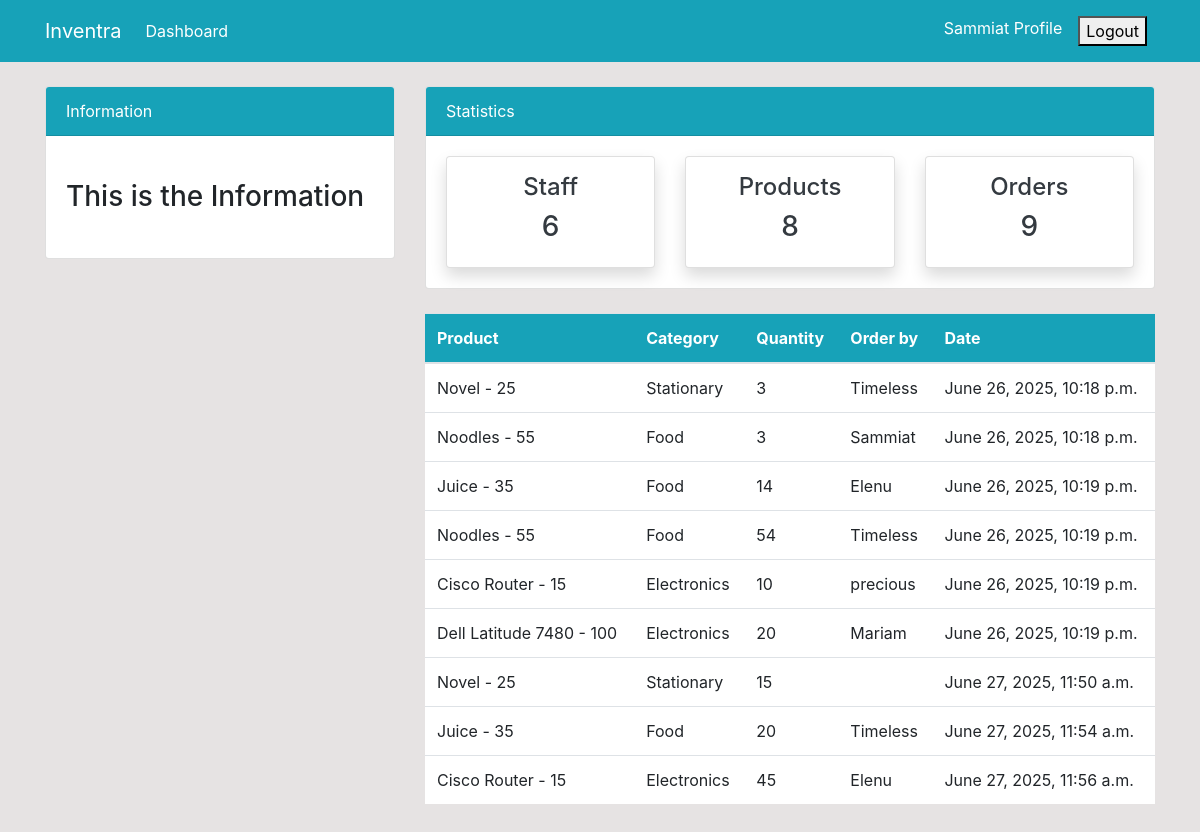
Before: /order/ (signed in) with the older database file.
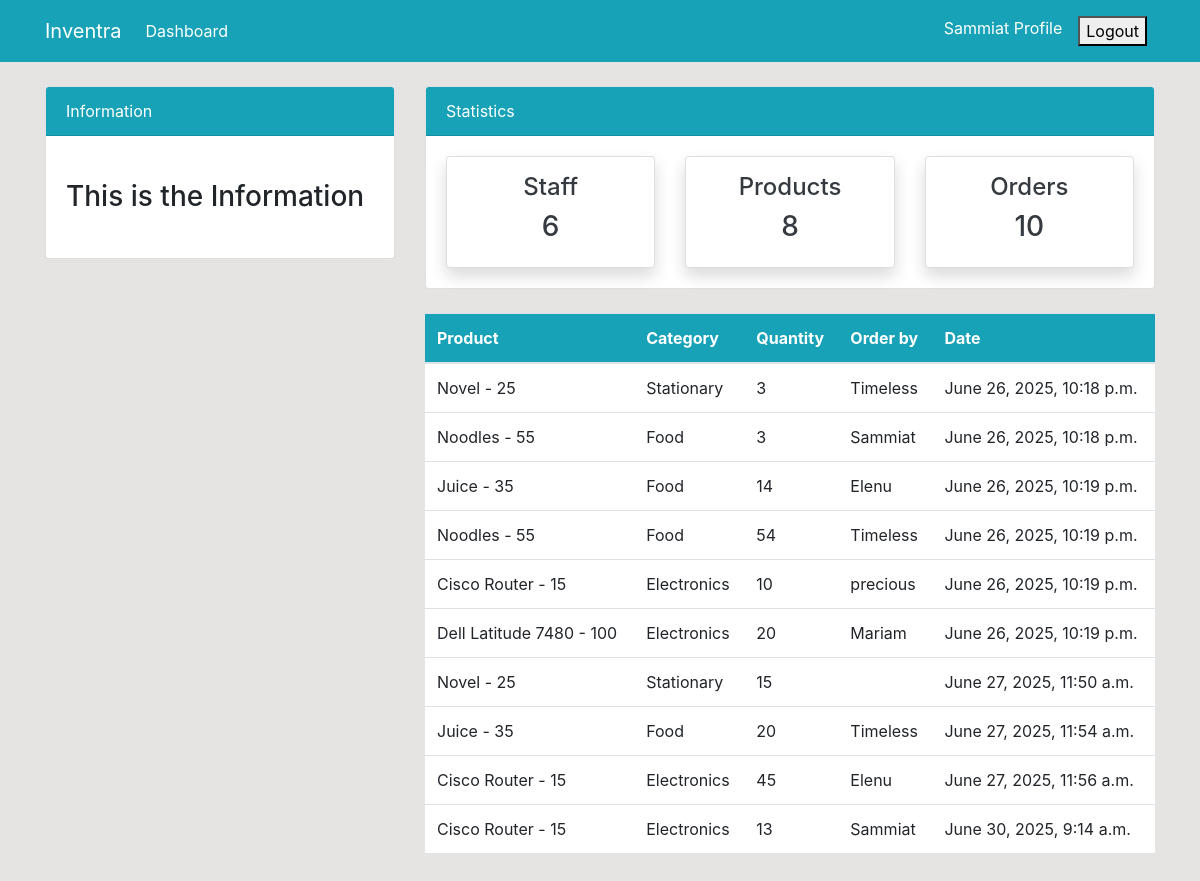
After: the same page with the newer database file.
### dashboard/models.py (models this page shows, shortened)
class Order(models.Model):
    product = models.ForeignKey(Product, on_delete=models.CASCADE, null=True)
    staff = models.ForeignKey(User, on_delete=models.CASCADE, null=True)
    order_quantity = models.PositiveIntegerField(null=True)
    date = models.DateTimeField(auto_now_add=True)
    class Meta:
        verbose_name_plural = 'Order'

class Product(models.Model):
    name = models.CharField(max_length=100, null=True)
    category = models.CharField(max_length=20, choices=CATEGORY, null=True)
    quantity = models.PositiveIntegerField(null=True)
    class Meta:
        verbose_name_plural = 'Product'
    def __str__(self):
        return f'{self.name} - {self.quantity}'

### dashboard/views.py (the view)
# urls.py: path('order/', views.order, name='dashboard-order'),
@login_required
def order(request):
     orders = Order.objects.all()
     workers_count = User.objects.all().count
     orders_count = orders.count()
     product_count = Product.objects.all().count
     context = {
          'orders':orders,
          'workers_count': workers_count,
          'orders_count': orders_count,
          'product_count': product_count,
     }
     return render(request, 'dashboard/order.html', context)

### templates/dashboard/order.html (shortened to what this page needs)
 {% extends 'partials/base.html' %}
  {% block content %}
      {% include 'partials/topnav.html' %}
    <div class="container">
        <div class="row my-4">
            <div class="col-md-4">
            </div>
            <div class="col-md-8">
                <table class="table bg-white">
                    <thead class="bg-info">
                        <tr class="text-white">
                            <th scope="col">Product</th>
                            <th scope="col">Category</th>
                            <th scope="col">Quantity</th>
                            <th scope="col">Order by</th>
                            <th scope="col">Date</th>
                        </tr>
                    </thead>
                    <tbody>
                        {% for orders in orders%}
                        <tr>
                            <td>{{orders.product}}</td>
                            <td>{{orders.product.category}}</td>
                            <td>{{orders.order_quantity}}</td>
                            <td>
                                {{ orders.staff.username}}
                            </td>
                            <td>
                                {{ orders.date}}
                            </td>
                        </tr>
                        {% endfor %}
                    </tbody>
                </table>
            </div>
        </div>
    </div>
    {% endblock %}

### templates/partials/base.html (shortened to what this page needs)
{% load static %}
<!doctype html>
<html lang="en">
  <head>
    <link rel="stylesheet" href="https://cdn.jsdelivr.net/npm/bootstrap@4.6.2/dist/css/bootstrap.min.css">
    <link rel="stylesheet" href="{% static '/style.css' %}">
  </head>
  <body>
    {% include 'partials/nav.html' %}
    {% block content %}
    {% endblock %}
  </body>
</html>

### templates/partials/nav.html (shortened to what this page needs)
    <nav class="navbar navbar-expand-lg navbar-info bg-info">
        {% if user.is_authenticated %}
        <div class="container">
            <a class="navbar-brand text-white" href="{% url 'dashboard-index' %}">Inventra</a>
            <div class="collapse navbar-collapse" id="navbarSupportedContent">
                <ul class="navbar-nav mr-auto">
                    <li class="nav-item active">
                        <a class="nav-link text-white" href="{% url 'dashboard-index' %}">Dashboard </a>
                    </li>
                </ul>
                <ul class="navbar-nav ml-auto">
                    <li class="nav-item active">
                        <a class="nav-link text-white" href="{% url 'user-profile' %}">{{user.username}} Profile </a>
                    </li>
                    <form class="nav-link text-white" action="{% url 'user-logout' %}" method="post">
                         <button type="submit">Logout</button>
                    </form>
                </ul>
                {% endif %}
            </div>
        </div>
    </nav>

### templates/partials/topnav.html (shortened to what this page needs)
    <div class="container">
        <div class="row mt-4">
            <div class="col-md-4">
                <div class="card">
                    <div class="card-header bg-info text-white">
                        Information
                    </div>
                    <div class="card-body">
                        <marquee behavior="" direction="">
                            <h3 class="my-4">This is the Information</h3>
                        </marquee>
                    </div>
                </div>
            </div>
            <div class="col-md-8">
                <div class="card">
                    <div class="card-header bg-info text-white">
                        Statistics
                    </div>
                    <div class="card-body">
                        <div class="row">
                            <div class="col-md-4">
                                <a class="text-decoration-none text-dark" href="{% url 'dashboard-staff' %}" >
                                    <div class="card my-card shadow text-center p-3">
                                        <h4>Staff </h4>
                                        <h3>{{ workers_count }}</h3>
                                    </div>
                                </a>
                            </div>
                            <div class="col-md-4">
                                <a class="text-decoration-none text-dark" href="{% url 'dashboard-product' %}">
                                    <div class="card my-card shadow text-center p-3">
                                        <h4>Products </h4>
                                        <h3>{{ product_count }}</h3>
                                    </div>
                                </a>
                            </div>
                            <div class="col-md-4">
                                <a class="text-decoration-none text-dark" href="{% url 'dashboard-order' %}">
                                    <div class="card my-card shadow text-center p-3">
                                        <h4>Orders </h4>
                                        <h3>{{ orders_count }}</h3>
                                    </div>
                                </a>
                            </div>
                        </div>
                    </div>
                </div>
            </div>
        </div>
    </div>

### static/style.css (style rules this page uses)
body { background: rgb(230, 227, 227); }

Changed rows visible on the page:
added Order: product "Cisco Router - 15", product.category "Electronics", order_quantity "13", staff.username "Sammiat", date "June 30, 2025, 9:14 a.m."
Other visible differences:
{{ orders_count }}: "9" → "10"
